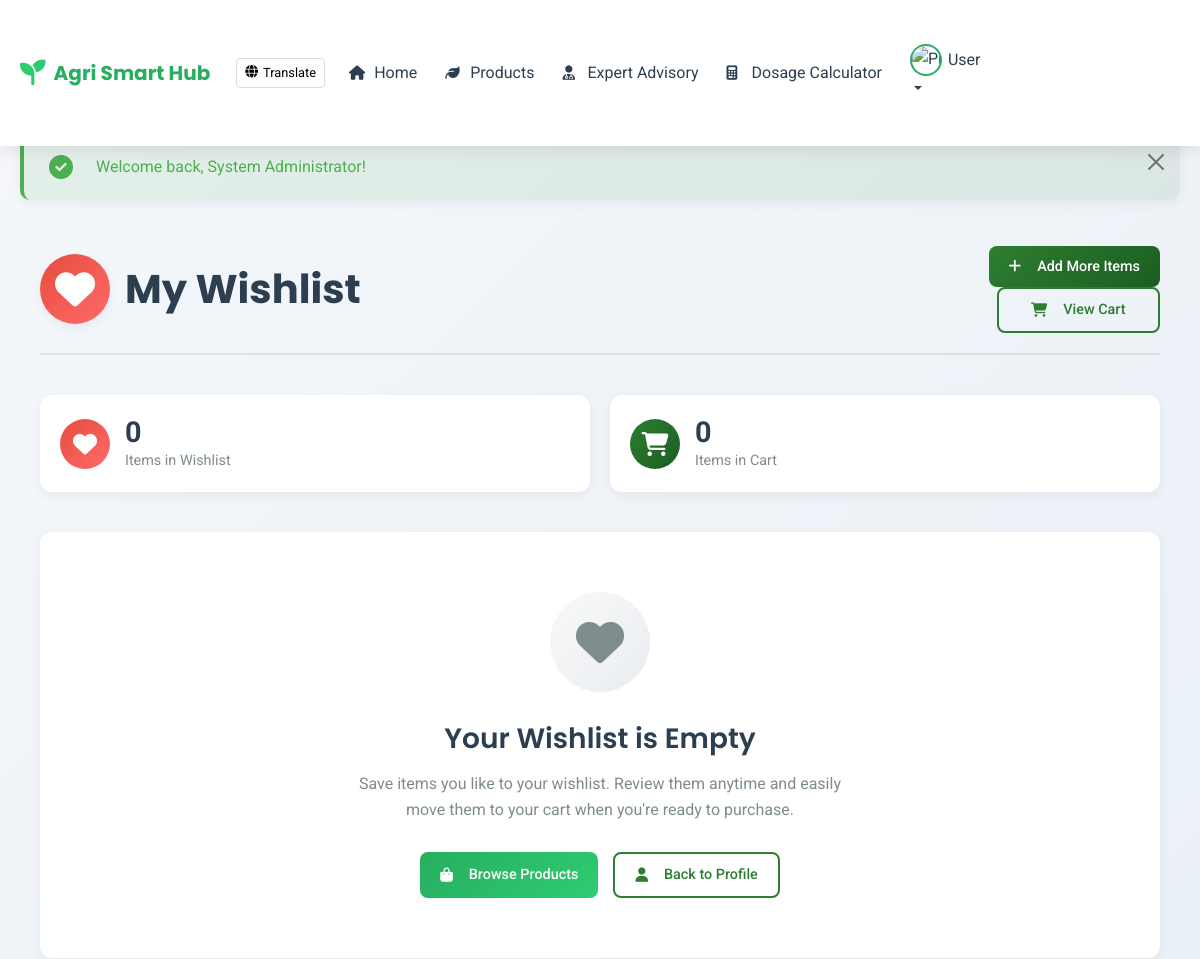
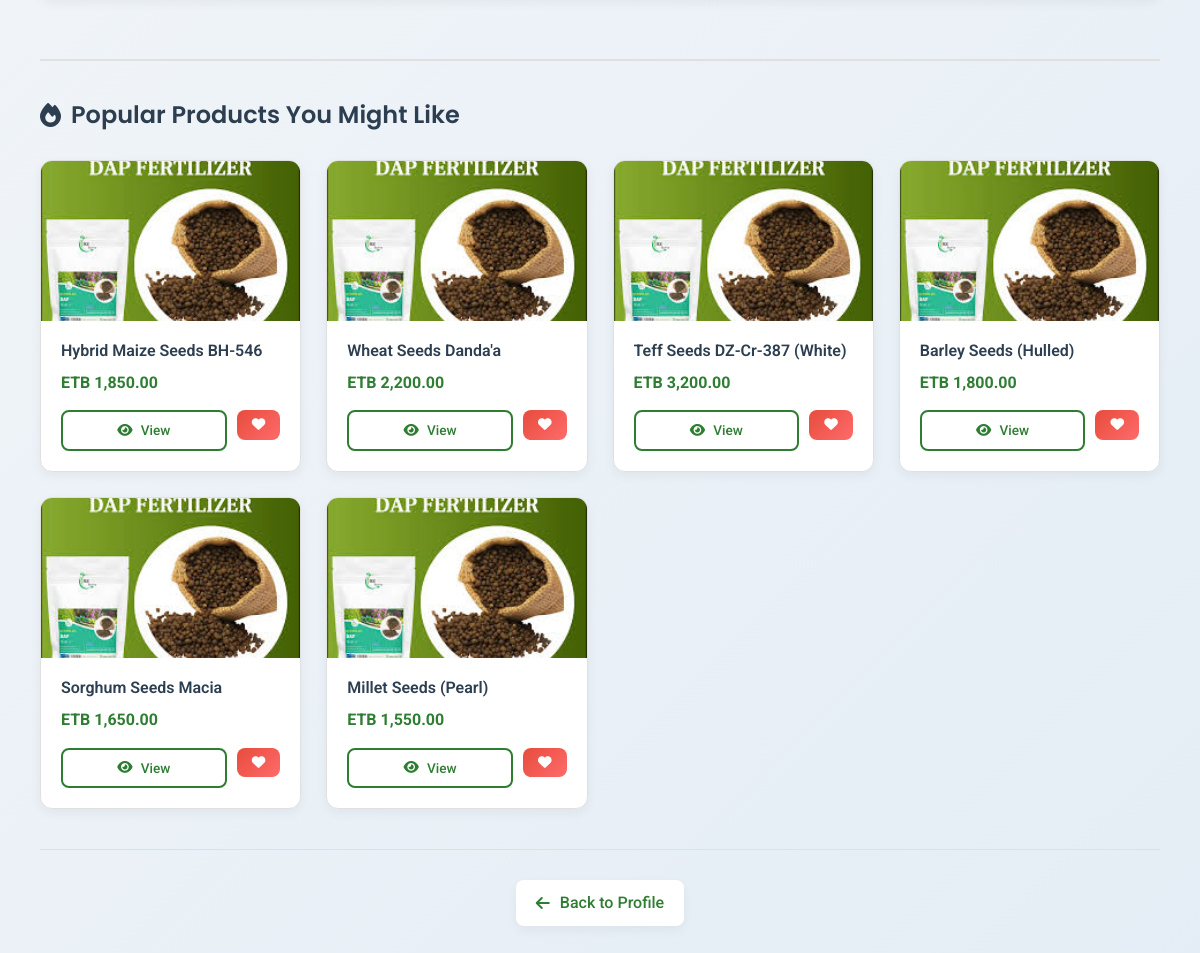
Screenshot of /pages/wishlist.php (signed in) with the database file from the repository (2 pictures, top to bottom).
### tables this page shows
CREATE TABLE IF NOT EXISTS products (
    id INT AUTO_INCREMENT PRIMARY KEY,
    name VARCHAR(200) NOT NULL,
    description TEXT,
    specifications TEXT,
    price DECIMAL(10,2) NOT NULL,
    discounted_price DECIMAL(10,2),
    image VARCHAR(255) DEFAULT 'default_product.jpg',
    gallery_images TEXT,
    category VARCHAR(50) NOT NULL,
    subcategory VARCHAR(50),
    brand VARCHAR(100),
    unit VARCHAR(20) DEFAULT 'piece',
    stock INT DEFAULT 10,
    min_order INT DEFAULT 1,
    max_order INT DEFAULT 100,
    status ENUM('active', 'inactive', 'out_of_stock', 'discontinued') DEFAULT 'active',
    featured TINYINT(1) DEFAULT 0,
    best_seller TINYINT(1) DEFAULT 0,
    rating DECIMAL(3,2) DEFAULT 0.00,
    total_reviews INT DEFAULT 0,
    supplier_id INT,
    created_at TIMESTAMP DEFAULT CURRENT_TIMESTAMP,
    updated_at TIMESTAMP DEFAULT CURRENT_TIMESTAMP ON UPDATE CURRENT_TIMESTAMP
);

### pages/wishlist.php (the view, shortened to what this page needs)
<?php
require_once '../includes/header.php';
if (!function_exists('formatPrice')) {
    function formatPrice($price) {
        return 'ETB ' . number_format(floatval($price), 2);
    }
}
function getProductImageUrl($image_name) {
    $possible_paths = [
        '../uploads/products/' . $image_name,
        '../assets/images/products/' . $image_name,
        '../assets/' . $image_name,
        '../' . $image_name
    ];
    return '../assets/images/products/default.jpg';
}
$wishlist_items = [];
$wishlist_count = 0;
try {
    $user_id = $_SESSION['user_id'];
    $stmt = $pdo->prepare("
        SELECT w.*, p.*,
               (SELECT AVG(rating) FROM reviews WHERE product_id = p.id) as avg_rating
        FROM wishlist w
        JOIN products p ON w.product_id = p.id
        WHERE w.user_id = ?
        ORDER BY w.added_at DESC
    ");
    $stmt->execute([$user_id]);
    $wishlist_items = $stmt->fetchAll();
    $wishlist_count = count($wishlist_items);
} catch (PDOException $e) {
    $_SESSION['error'] = "Unable to load wishlist items: " . $e->getMessage();
}
?>
<!DOCTYPE html>
<html lang="en">
<head>
    <link href="https://cdn.jsdelivr.net/npm/bootstrap@5.3.0/dist/css/bootstrap.min.css" rel="stylesheet">
    <link rel="stylesheet" href="https://cdnjs.cloudflare.com/ajax/libs/font-awesome/6.4.0/css/all.min.css">
</head>
<body>
<div class="container fade-in">
    <div class="page-header">
        <h1>
            <i class="fas fa-heart"></i>
            My Wishlist
        </h1>
        <div>
            <a href="products.php" class="btn btn-primary">
                <i class="fas fa-plus me-2"></i> Add More Items
            </a>
            <a href="cart.php" class="btn btn-outline ms-2">
                <i class="fas fa-shopping-cart me-2"></i> View Cart
            </a>
        </div>
    </div>
    <div class="stats-overview">
        <div class="stat-card">
            <div class="stat-icon heart">
                <i class="fas fa-heart"></i>
            </div>
            <div class="stat-content">
                <h3><?php echo $wishlist_count; ?></h3>
                <p>Items in Wishlist</p>
            </div>
        </div>
        <div class="stat-card">
            <div class="stat-icon cart">
                <i class="fas fa-shopping-cart"></i>
            </div>
            <div class="stat-content">
                <h3><?php echo $_SESSION['cart_count'] ?? 0; ?></h3>
                <p>Items in Cart</p>
            </div>
        </div>
    </div>
    <?php if ($wishlist_count > 0): ?>
        <div class="wishlist-grid">
            <?php foreach ($wishlist_items as $item):
                $image_url = getProductImageUrl($item['image'] ?? 'default.jpg');
                $timestamp = time();
                $stock_status = ($item['stock'] ?? 0) > 0 ? 'in-stock' : 'out-of-stock';
                $stock_text = $stock_status == 'in-stock' ? 'In Stock' : 'Out of Stock';
                $avg_rating = $item['avg_rating'] ? round($item['avg_rating'], 1) : 0;
            ?>
            <div class="wishlist-card">
                <div class="wishlist-card-header">
                    <img src="<?php echo $image_url . '?t=' . $timestamp; ?>"
                         alt="<?php echo htmlspecialchars($item['name']); ?>"
                         class="product-image image-loading"
                         onload="this.classList.remove('image-loading')"
                         onerror="this.src='../assets/images/products/default.jpg'">
                    <div class="remove-btn-container">
                        <form method="POST" class="d-inline">
                            <input type="hidden" name="csrf_token" value="<?php echo generateCSRFToken(); ?>">
                            <input type="hidden" name="product_id" value="<?php echo $item['id']; ?>">
                            <button type="submit" name="remove_from_wishlist" class="btn-remove"
                                    data-product-name="<?php echo htmlspecialchars($item['name']); ?>">
                                <i class="fas fa-times"></i>
                            </button>
                        </form>
                    </div>
                    <span class="stock-badge <?php echo $stock_status; ?>">
                        <i class="fas fa-<?php echo $stock_status == 'in-stock' ? 'check-circle' : 'times-circle'; ?> me-1"></i>
                        <?php echo $stock_text; ?>
                    </span>
                </div>
                <div class="wishlist-card-body">
                    <h3 class="product-title"><?php echo htmlspecialchars($item['name']); ?></h3>
                    <p class="product-description">
                        <?php echo htmlspecialchars(substr($item['description'] ?? 'No description available', 0, 100)); ?>
                        <?php if (strlen($item['description'] ?? '') > 100): ?>...<?php endif; ?>
                    </p>
                    <div class="product-meta">
                        <div>
                            <div class="product-price"><?php echo formatPrice($item['price']); ?></div>
                            <?php if ($avg_rating > 0): ?>
                            <div class="product-rating">
                                <i class="fas fa-star"></i>
                                <span><?php echo $avg_rating; ?></span>
                            </div>
                            <?php endif; ?>
                        </div>
                        <?php if (!empty($item['category'])): ?>
                        <span class="product-category">
                            <?php echo htmlspecialchars($item['category']); ?>
                        </span>
                        <?php endif; ?>
                    </div>
                    <div class="wishlist-card-footer">
                        <div class="action-buttons">
                            <a href="product_detail.php?id=<?php echo $item['id']; ?>" class="btn view-details-btn">
                                <i class="fas fa-eye me-2"></i> View Details
                            </a>
                            <?php if (($item['stock'] ?? 0) > 0): ?>
                            <form method="POST" class="d-inline">
                                <input type="hidden" name="csrf_token" value="<?php echo generateCSRFToken(); ?>">
                                <input type="hidden" name="product_id" value="<?php echo $item['id']; ?>">
                                <input type="hidden" name="quantity" value="1">
                                <button type="submit" name="add_to_cart_from_wishlist" class="btn btn-success">
                                    <i class="fas fa-cart-plus"></i> Add to Cart
                                </button>
                            </form>
                            <?php else: ?>
                            <button class="btn btn-outline" disabled>
                                <i class="fas fa-ban"></i> Out of Stock
                            </button>
                            <?php endif; ?>
                        </div>
                    </div>
                </div>
            </div>
            <?php endforeach; ?>
        </div>
        <div class="actions-bar">
            <h3 class="actions-title"><i class="fas fa-bolt"></i> Bulk Actions</h3>
            <div class="actions-grid">
                <form method="POST">
                    <input type="hidden" name="csrf_token" value="<?php echo generateCSRFToken(); ?>">
                    <button type="submit" name="move_all_to_cart" class="btn btn-success"
                            onclick="return confirm('Move all available items to cart?')">
                        <i class="fas fa-cart-arrow-down me-2"></i> Move All to Cart
                    </button>
                </form>
                <form method="POST">
                    <input type="hidden" name="csrf_token" value="<?php echo generateCSRFToken(); ?>">
                    <button type="submit" name="clear_wishlist" class="btn btn-danger"
                            onclick="return confirm('Clear your entire wishlist? This action cannot be undone.')">
                        <i class="fas fa-trash-alt me-2"></i> Clear Wishlist
                    </button>
                </form>
            </div>
        </div>
    <?php else: ?>
        <div class="empty-state">
            <div class="empty-icon">
                <i class="fas fa-heart"></i>
            </div>
            <h3>Your Wishlist is Empty</h3>
            <p>Save items you like to your wishlist. Review them anytime and easily move them to your cart when you're ready to purchase.</p>
            <div class="empty-actions">
                <a href="products.php" class="btn btn-success">
                    <i class="fas fa-shopping-bag me-2"></i> Browse Products
                </a>
                <a href="profile.php" class="btn btn-outline">
                    <i class="fas fa-user me-2"></i> Back to Profile
                </a>
            </div>
        </div>
        <div class="recommended-section">
            <h3 class="section-title">
                <i class="fas fa-fire"></i>
                Popular Products You Might Like
            </h3>
            <div class="products-grid">
                <?php
                try {
                    $recommended_stmt = $pdo->prepare("
                        SELECT p.*
                        FROM products p
                        WHERE p.status = 'active' AND p.stock > 0
                        ORDER BY p.created_at DESC
                        LIMIT 6
                    ");
                    $recommended_stmt->execute();
                    $recommended_products = $recommended_stmt->fetchAll();
                    foreach ($recommended_products as $product):
                        $rec_image_url = getProductImageUrl($product['image'] ?? 'default.jpg');
                ?>
                <div class="product-card">
                    <img src="<?php echo $rec_image_url . '?t=' . time(); ?>"
                         alt="<?php echo htmlspecialchars($product['name']); ?>"
                         class="product-card-img image-loading"
                         onload="this.classList.remove('image-loading')"
                         onerror="this.src='../assets/images/products/default.jpg'">
                    <div class="product-card-body">
                        <h4 class="product-card-title"><?php echo htmlspecialchars($product['name']); ?></h4>
                        <div class="product-card-price"><?php echo formatPrice($product['price']); ?></div>
                        <div class="product-card-actions">
                            <a href="product_detail.php?id=<?php echo $product['id']; ?>" class="btn btn-outline">
                                <i class="fas fa-eye"></i> View
                            </a>
                            <form method="POST" action="add_to_wishlist.php" class="d-inline">
                                <button type="submit" class="btn btn-danger" style="padding: 8px 15px;">
                                    <i class="fas fa-heart"></i>
                                </button>
                            </form>
                        </div>
                    </div>
                </div>
                <?php endforeach; } catch (PDOException $e) { ?>
                <div class="col-12 text-center py-4">
                    <p class="text-muted">Unable to load recommendations at this time.</p>
                </div>
                <?php } ?>
            </div>
        </div>
    <?php endif; ?>
    <div class="back-footer">
        <a href="profile.php" class="back-link">
            <i class="fas fa-arrow-left"></i>
            Back to Profile
        </a>
    </div>
</div>
</body>
</html>

### rows the page displays
products: name "Hybrid Maize Seeds BH-546", price "ETB 1,850.00"
products: name "Wheat Seeds Danda'a", price "ETB 2,200.00"
products: name "Teff Seeds DZ-Cr-387 (White)", price "ETB 3,200.00"
products: name "Barley Seeds (Hulled)", price "ETB 1,800.00"
products: name "Sorghum Seeds Macia", price "ETB 1,650.00"
products: name "Millet Seeds (Pearl)", price "ETB 1,550.00"

### other values shown
__('site_name') "Agri Smart Hub"
__('Translate') "Translate"
__('home') "Home"
__('products') "Products"
__('advisory') "Expert Advisory"
__('calculator') "Dosage Calculator"
$user_name "User"
$_SESSION['success'] "Welcome back, System Administrator!"
$wishlist_count "0"
$_SESSION['cart_count'] "0"
